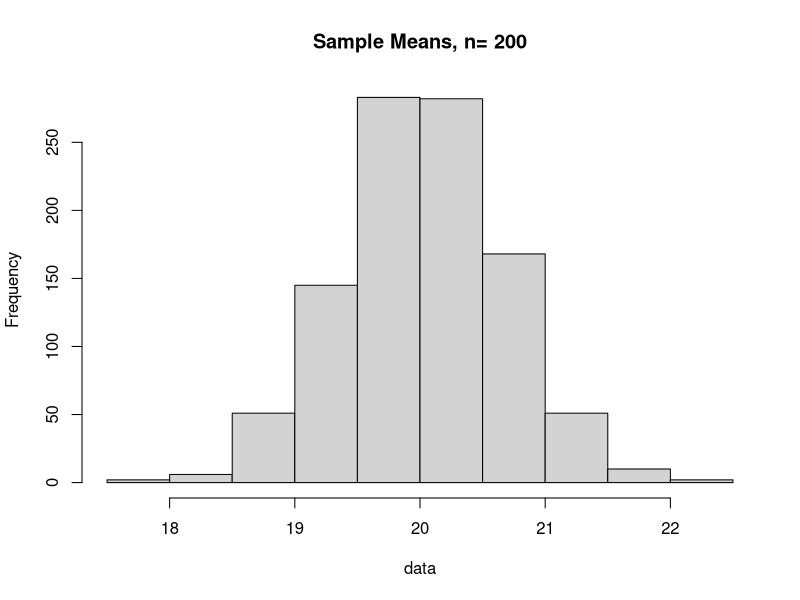
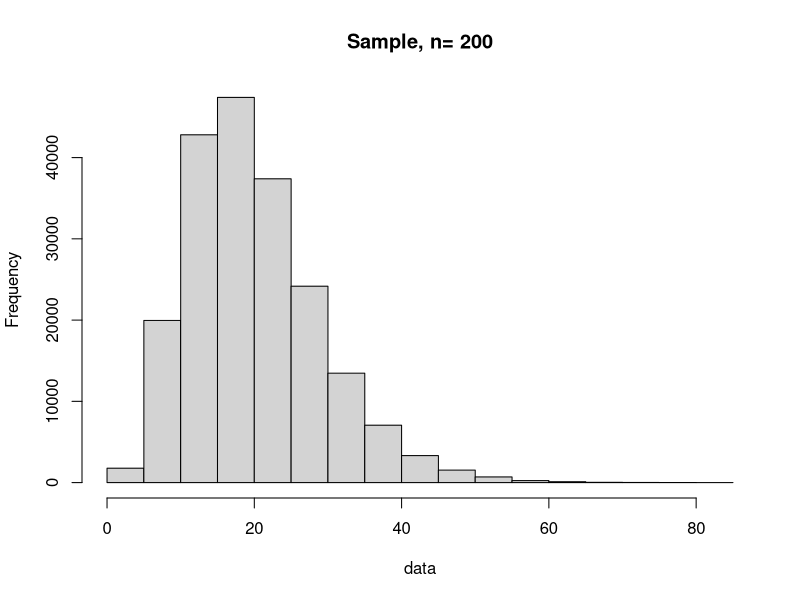
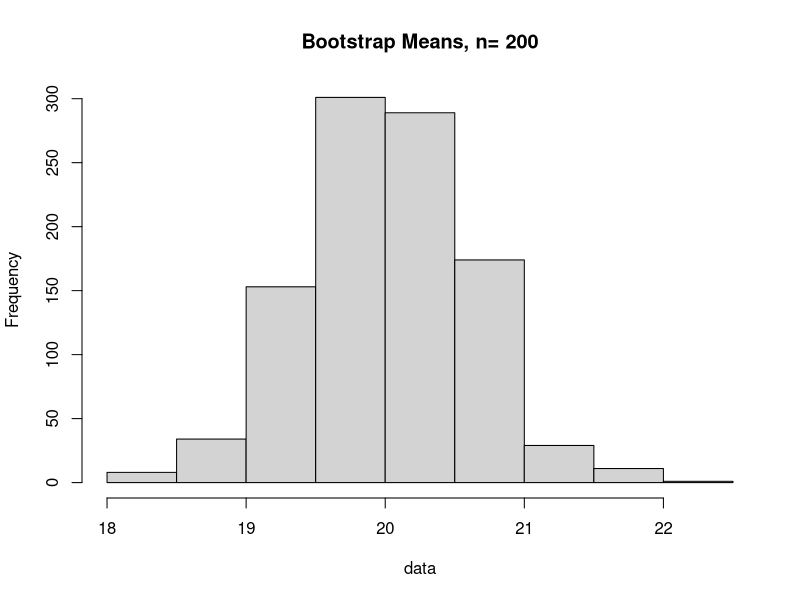
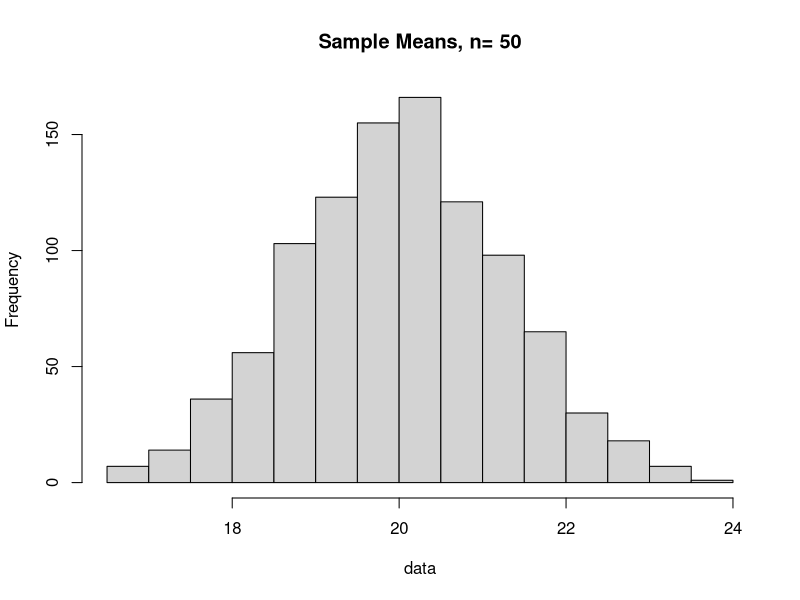
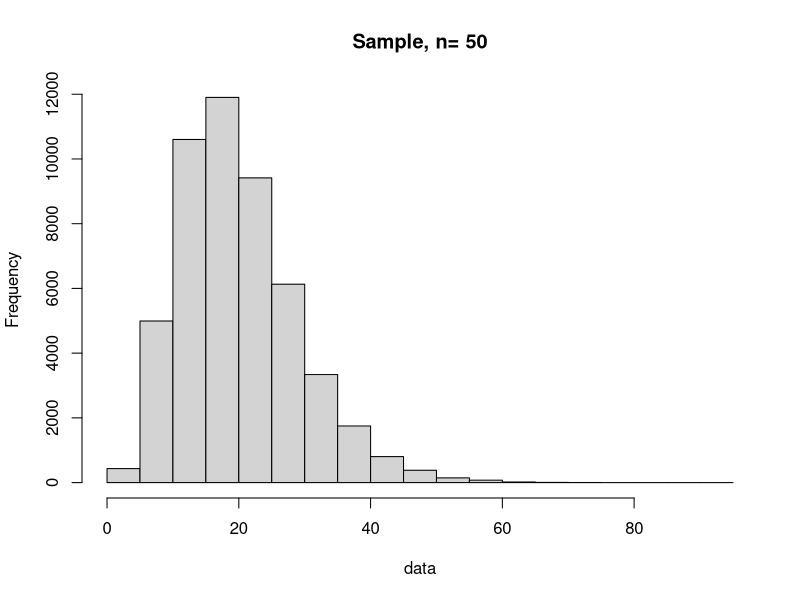
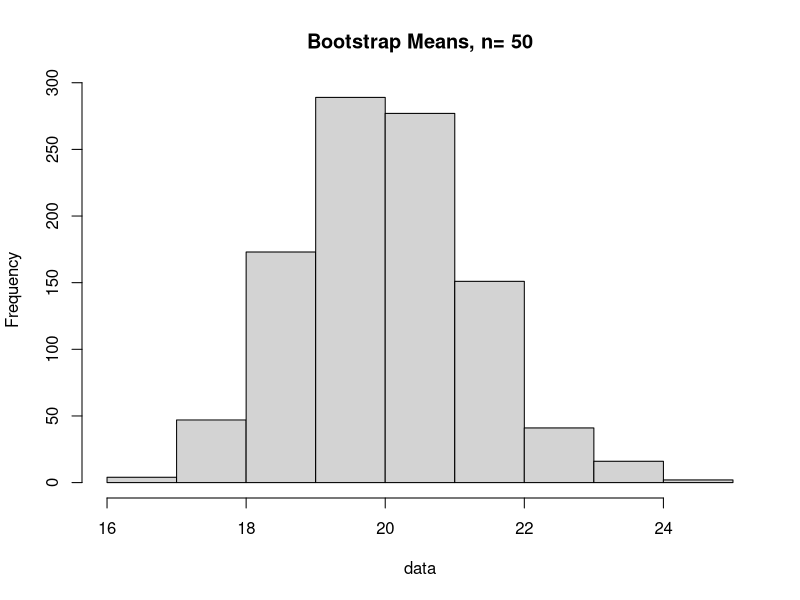
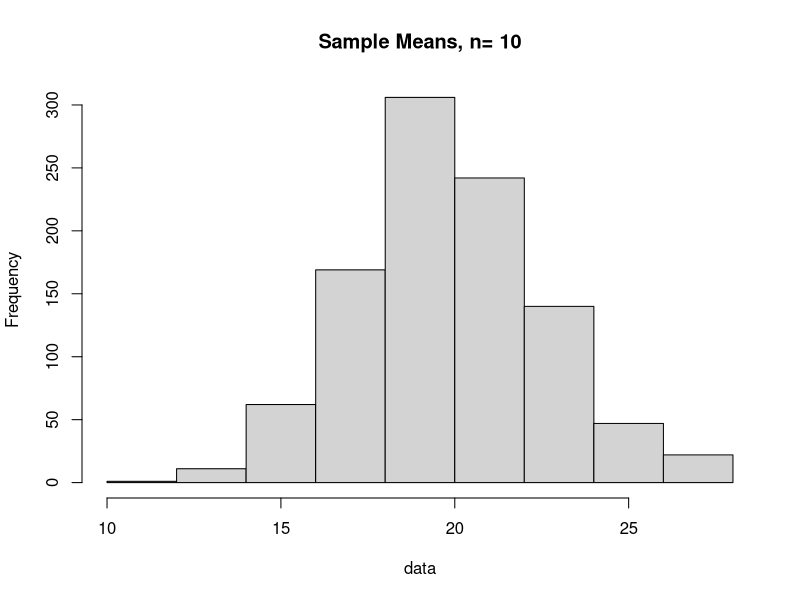
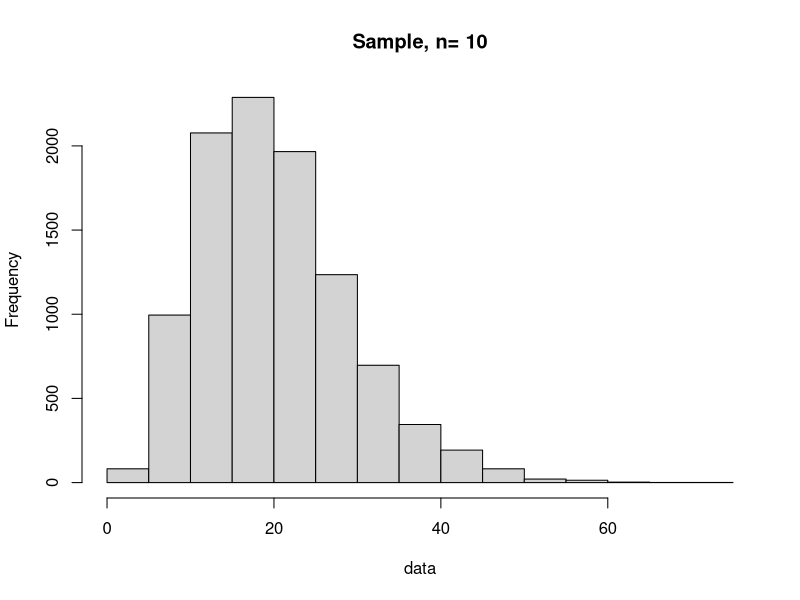

Here is the R script that generated these plots, in order:


pdfHist<-function(data, title, file, size) {
	pdf(paste(
		c("../img/8",file,size,".pdf"),
		collapse=""
	))
	hist(data, main= paste(
		c(title,", n= ",size),
		collapse=""
	))
	dev.off()
}

test<-function(n) {
	tests= 1000
	samples<-matrix(
		rgamma(n*tests, shape=5, rate=1/4),
		ncol= n
	)
	sampleMeans<-apply(samples,1,mean)

	pdfHist(sampleMeans,"Sample Means","sampleMeans",n)


	print(summary(sampleMeans))

	sample<-rgamma(n*tests, shape=5, rate=1/4)

	pdfHist(sample,"Sample","sample",n)
	print(mean(sample))
	print(sd(sample))

	bootstrap<-matrix(
		sample(sample, tests*n, replace= FALSE),
		ncol= n
	)

	bootstrapMeans<-apply(bootstrap,1,mean)

	pdfHist(bootstrapMeans,"Bootstrap Means","bootstrap",n)

	print(mean(bootstrapMeans))
	print(sd(bootstrapMeans))
}

for(i in c(200,50,10))
	test(i)